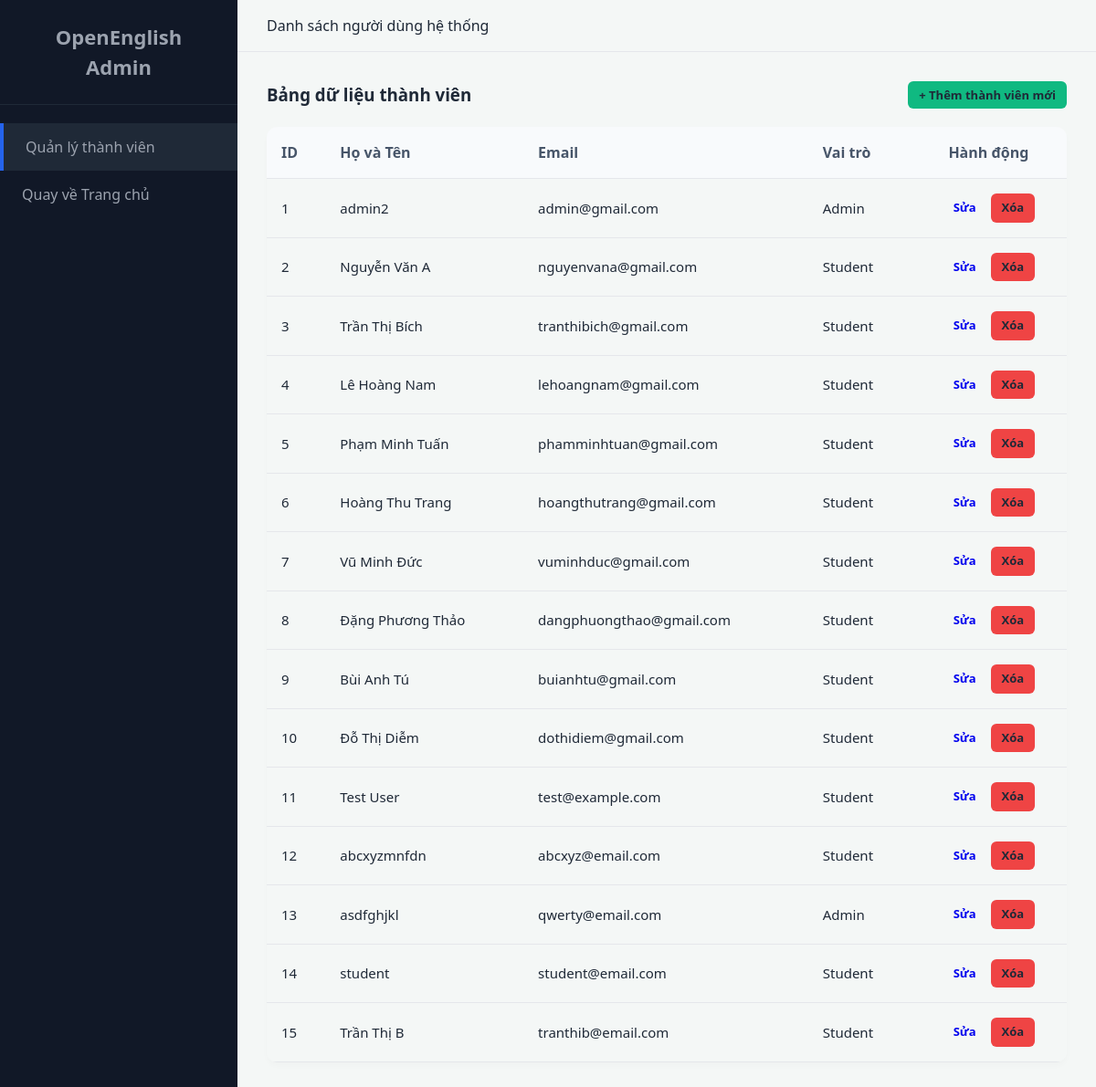
The app's page /ui/admin-dashboard.php (signed in) with its own data.
### tables this page shows
CREATE TABLE `users` (
  `id` int(11) NOT NULL,
  `role_id` int(11) NOT NULL,
  `full_name` varchar(100) NOT NULL,
  `email` varchar(100) NOT NULL,
  `password_hash` varchar(255) NOT NULL,
  `created_at` timestamp NOT NULL DEFAULT current_timestamp(),
  `updated_at` timestamp NOT NULL DEFAULT current_timestamp() ON UPDATE current_timestamp()
);

CREATE TABLE `roles` (
  `id` int(11) NOT NULL,
  `name` varchar(50) NOT NULL COMMENT 'Admin hoặc Student'
);

### ui/admin-dashboard.php (the view, shortened to what this page needs)
<?php
require_once __DIR__ . '/../backend/auth/auth_functions.php';
$sessionStatus = getSessionStatus();
$accessDenied = false;
if (!$sessionStatus['is_admin']) {
    $accessDenied = true;
    $users = [];
} else {
    try {
        $stmt = $pdo->prepare(
            "SELECT u.id, u.full_name, u.email, u.role_id, r.name AS role_name
             FROM users u
             LEFT JOIN roles r ON u.role_id = r.id
             ORDER BY u.id ASC"
        );
        $stmt->execute();
        $users = $stmt->fetchAll(PDO::FETCH_ASSOC);
    } catch (PDOException $e) {
        $users = [];
        $errorMessage = 'Lỗi tải danh sách người dùng: ' . $e->getMessage();
    }
}
?>
<!DOCTYPE html>
<html lang="vi">
<head>
    <link rel="stylesheet" href="../frontend/assets/css/admin.css?v=1.2">
</head>
<body>
<div class="admin-container">
    <aside class="admin-sidebar">
        <div class="admin-brand">OpenEnglish Admin</div>
        <ul class="admin-menu">
            <li class="active"><a href="#">Quản lý thành viên</a></li>
            <li><a href="home.php">Quay về Trang chủ</a></li>
        </ul>
    </aside>
    <main class="admin-main">
        <nav class="admin-nav">
            <div class="nav-title">Danh sách người dùng hệ thống</div>
        </nav>
        <div class="admin-content">
            <?php if ($accessDenied): ?>
                <div class="access-denied-box">
                    <h2>Truy cập bị từ chối</h2>
                    <p>Bạn không có quyền truy cập vào trang quản trị này.</p>
                    <p><a href="home.php">Quay về Trang chủ</a></p>
                </div>
            <?php else: ?>
                <div class="admin-header-actions">
                    <h3>Bảng dữ liệu thành viên</h3>
                    <button type="button" class="btn-sm btn-success" id="openCreateUserModal">+ Thêm thành viên mới</button>
                </div>
                <div class="table-responsive">
                    <table class="admin-table">
                        <thead>
                            <tr>
                                <th>ID</th>
                                <th>Họ và Tên</th>
                                <th>Email</th>
                                <th>Vai trò</th>
                                <th style="text-align: center;">Hành động</th>
                            </tr>
                        </thead>
                        <tbody>
                            <?php if (!empty($users)): ?>
                                <?php foreach ($users as $user): ?>
                                    <tr>
                                        <td><?php echo htmlspecialchars($user['id']); ?></td>
                                        <td><?php echo htmlspecialchars($user['full_name']); ?></td>
                                        <td><?php echo htmlspecialchars($user['email']); ?></td>
                                        <td><?php echo htmlspecialchars($user['role_name'] ?: 'Không xác định'); ?></td>
                                        <td style="text-align: center;">
                                            <a href="#" class="btn-sm edit-user" data-user-id="<?php echo htmlspecialchars($user['id']); ?>" data-full-name="<?php echo htmlspecialchars($user['full_name'], ENT_QUOTES, 'UTF-8'); ?>" data-email="<?php echo htmlspecialchars($user['email'], ENT_QUOTES, 'UTF-8'); ?>" data-role-id="<?php echo htmlspecialchars($user['role_id']); ?>">Sửa</a>
                                            <a href="#" class="btn-sm btn-danger delete-user" data-user-id="<?php echo htmlspecialchars($user['id']); ?>">Xóa</a>
                                        </td>
                                    </tr>
                                <?php endforeach; ?>
                            <?php else: ?>
                                <tr>
                                    <td colspan="5" class="empty-state-cell">Không có người dùng nào trong hệ thống.</td>
                                </tr>
                            <?php endif; ?>
                        </tbody>
                    </table>
                </div>
            <?php endif; ?>
        </div>
    </main>
</div>
</body>
</html>

### frontend/assets/css/admin.css (style rules this page uses)
:root { --primary-color: #2563eb; --primary-hover: #1d4ed8; --secondary-color: #10b981; --danger-color: #ef4444; --warning-color: #f59e0b; --bg-color: #f4f7f6; --text-main: #1f2937; --text-muted: #6b7280; --border-color: #e5e7eb; }
* { box-sizing: border-box; margin: 0; padding: 0; font-family: 'Montserrat', 'Segoe UI', Roboto, Helvetica, Arial, sans-serif; }
body { font-family: 'Segoe UI', Roboto, Helvetica, Arial, sans-serif; color: var(--text-main); line-height: 1.5; }
.admin-container { display: flex; min-height: 100vh; }
.admin-sidebar { width: 260px; background-color: #111827; color: #9ca3af; padding: 24px 0; }
.admin-brand { color: var(--white); font-size: 22px; font-weight: 700; padding: 0 24px 24px 24px; border-bottom: 1px solid #1f2937; margin-bottom: 20px; text-align: center; }
.admin-menu { list-style: none; }
.admin-menu li a { display: flex; align-items: center; padding: 14px 24px; color: #9ca3af; text-decoration: none; font-weight: 500; transition: all 0.2s; }
.admin-menu li.active a, .admin-menu li a:hover { background-color: #1f2937; color: var(--white); border-left: 4px solid var(--primary-color); }
.admin-main { flex: 1; background-color: var(--bg-color); display: flex; flex-direction: column; }
.admin-nav { background-color: var(--white); padding: 16px 32px; display: flex; justify-content: space-between; align-items: center; border-bottom: 1px solid var(--border-color); }
.admin-content { padding: 32px; flex: 1; }
.table-responsive { background-color: var(--white); border-radius: 12px; box-shadow: 0 4px 6px rgba(0,0,0,0.02); overflow: hidden; margin-top: 20px; }
.admin-table { width: 100%; border-collapse: collapse; text-align: left; }
.admin-table th { background-color: #f8fafc; padding: 16px; font-weight: 600; color: #475569; border-bottom: 1px solid var(--border-color); }
.admin-table td { padding: 16px; border-bottom: 1px solid var(--border-color); font-size: 15px; }
.btn-sm { padding: 6px 12px; border-radius: 6px; font-size: 13px; font-weight: 600; border: none; cursor: pointer; text-decoration: none; display: inline-block; }
.btn-success { background-color: var(--secondary-color); color: var(--white); }
.btn-danger { background-color: var(--danger-color); color: var(--white); }
.admin-header-actions { display: flex; justify-content: space-between; align-items: center; margin-bottom: 20px; }

### records on screen
users: id "1", full_name "admin2", email "admin@gmail.com", role.name "Admin"
users: id "2", full_name "Nguyễn Văn A", email "nguyenvana@gmail.com", role.name "Student"
users: id "3", full_name "Trần Thị Bích", email "tranthibich@gmail.com", role.name "Student"
users: id "4", full_name "Lê Hoàng Nam", email "lehoangnam@gmail.com", role.name "Student"
users: id "5", full_name "Phạm Minh Tuấn", email "phamminhtuan@gmail.com", role.name "Student"
users: id "6", full_name "Hoàng Thu Trang", email "hoangthutrang@gmail.com", role.name "Student"
users: id "7", full_name "Vũ Minh Đức", email "vuminhduc@gmail.com", role.name "Student"
users: id "8", full_name "Đặng Phương Thảo", email "dangphuongthao@gmail.com", role.name "Student"
users: id "9", full_name "Bùi Anh Tú", email "buianhtu@gmail.com", role.name "Student"
users: id "10", full_name "Đỗ Thị Diễm", email "dothidiem@gmail.com", role.name "Student"
users: id "11", full_name "Test User", email "test@example.com", role.name "Student"
users: id "12", full_name "abcxyzmnfdn", email "abcxyz@email.com", role.name "Student"
users: id "13", full_name "asdfghjkl", email "qwerty@email.com", role.name "Admin"
users: id "14", full_name "student", email "student@email.com", role.name "Student"
users: id "15", full_name "Trần Thị B", email "tranthib@email.com", role.name "Student"
